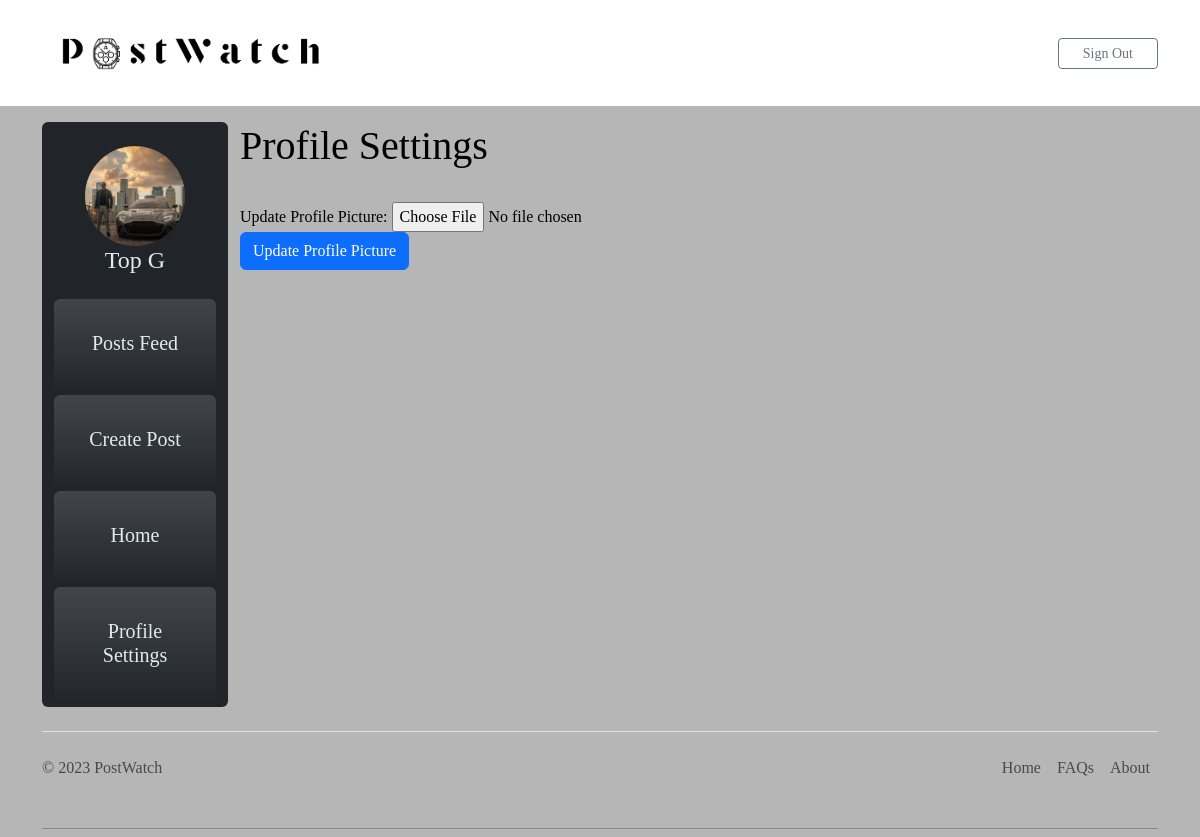
The page /userProfileSettings.php (signed in) on the database its author committed.
### tables this page shows
CREATE TABLE `user` (
  `id` int(11) NOT NULL,
  `username` varchar(128) NOT NULL,
  `email` varchar(255) NOT NULL,
  `password_hashed` varchar(255) NOT NULL,
  `profile_pic` blob DEFAULT NULL
);

### userProfileSettings.php (the view, shortened to what this page needs)
<?php
if (!isset($_SESSION['user_id'])) {
    header("Location: index.php");
    exit;
} elseif (isset($_SESSION["user_id"])) {
    $mysqli =  require __DIR__ . '/database.php';
    $sql = "SELECT * FROM user WHERE id = " . $_SESSION['user_id'];
    $result = $mysqli->query($sql);
    $user = $result->fetch_assoc();
}
?>
<!DOCTYPE html>
<html>
<head>
    <link rel="stylesheet" href="path/to/bootstrap-icons.css">
    <link href="https://cdn.jsdelivr.net/npm/bootstrap-icons@1.5.0/font/bootstrap-icons.css" rel="stylesheet">
    <link rel="stylesheet" href="https://cdnjs.cloudflare.com/ajax/libs/font-awesome/5.15.3/css/all.min.css">
    <link rel="stylesheet" href="./css/heroWatch.css" />
    <link rel="stylesheet" href="./css/bootstrap-5.3.0-alpha1/bootstrap-5.3.0-alpha1/dist/css/bootstrap.min.css" />
    <link rel="stylesheet" href="./css/styles.css" />
    <nav class="navbar navbar-expand-lg navbar-light bg-white static-top">
        <div class="container">
            <a class="navbar-brand" href="#">
                <img src="./img/logo.png" alt="..." height="80" />
            </a>
            <div class="collapse navbar-collapse" id="navbarSupportedContent">
                <ul class="navbar-nav ms-auto">
                    <li>
                        <a href="logout.php">
                            <button type="button" class="btn btn-outline-secondary btn-sm px-4">
                                Sign Out
                            </button></a>
                    </li>
                </ul>
            </div>
        </div>
    </nav>
</head>
<body>
    <main class="container mt-3">
        <div class="container-fluid">
            <div class="row">
                <nav class="col-md-3 col-lg-2 bg-light sidebar bg-dark rounded">
                    <div class="text-center my-4">
                        <?php if ($user['profile_pic'] != null) { ?>
                        <img src="<?php echo $user['profile_pic']; ?>" alt="User Image" class="rounded-circle"
                            width="100" height="100">
                        <?php } else { ?>
                        <img src="./img/userProimg.jpg" alt="User Image" class="rounded-circle" width="100"
                            height="100">
                        <?php } ?>
                        <h4 style="color:rgb(222, 235, 241);font-size:24px;"><?php echo $user['username']; ?> </h4>
                    </div>
                    <ul class="nav flex-column navbar-nav text-center">
                        <li class="nav-item p-4 bg-gradient  rounded">
                            <a class="nav-link" href="postsFeed.php">
                                <h4 style="color:rgb(222, 235, 241);font-size: 20px;">Posts Feed</h4>
                            </a>
                        </li>
                        <li class="nav-item  p-4 bg-gradient rounded">
                            <a class="nav-link " href="addPost.php">
                                <h4 style="color:rgb(222, 235, 241);font-size: 20px;">Create Post</h4>
                            </a>
                        </li>
                        <li class="nav-item  p-4 bg-gradient rounded">
                            <a class="nav-link" href="userHomepage.php">
                                <h4 style="color:rgb(222, 235, 241);font-size:20px;">Home</h4>
                            </a>
                        </li>
                        <li class="nav-item  p-4 bg-gradient rounded">
                            <a class="nav-link" href="userProfileSettings.php">
                                <h4 style="color:rgb(222, 235, 241);font-size:20px;">Profile Settings</h4>
                            </a>
                        </li>
                    </ul>
                </nav>
                <div class="col-9">
                    <h1> Profile Settings </h1>
                    <br>
                    <form action="update-user-profile.php" method="POST" enctype="multipart/form-data">
                        <label for="profile_pic">Update Profile Picture:</label>
                        <input type="file" id="profile_pic" name="profile_pic">
                        <br>
                        <button type="submit" class="btn btn-primary">Update Profile Picture</button>
                    </form>
                </div>
            </div>
        </div>
    </main>
</body>
<div class="container">
    <footer class="d-flex flex-wrap justify-content-between align-items-center py-3 my-4 border-top">
        <p class="col-md-4 mb-0 text-muted">&copy; 2023 PostWatch</p>
        <ul class="nav col-md-4 justify-content-end">
            <li class="nav-item">
                <a href="#" class="nav-link px-2 text-muted">Home</a>
            </li>
            <li class="nav-item">
                <a href="#" class="nav-link px-2 text-muted">FAQs</a>
            </li>
            <li class="nav-item">
                <a href="#" class="nav-link px-2 text-muted">About</a>
            </li>
        </ul>
    </footer>
    <hr class="my-2" />
</div>
</html>

### css/styles.css (style rules this page uses)
body, nav { background-color: #b6b6b6; font-family: "Georgia", serif; font-size: 16px; color: #000; margin: 0; padding: 0; }

### rows shown on the page
user: profile_pic (picture), username "Top G"
